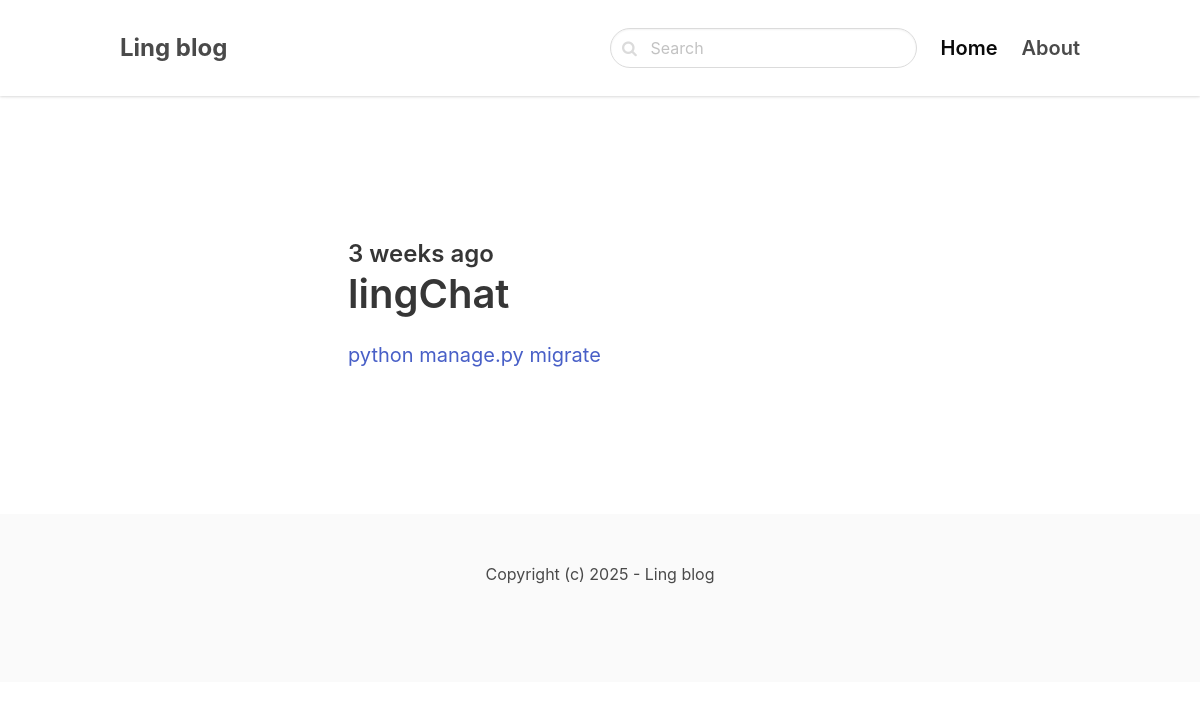
The app's page /acm/, older data.
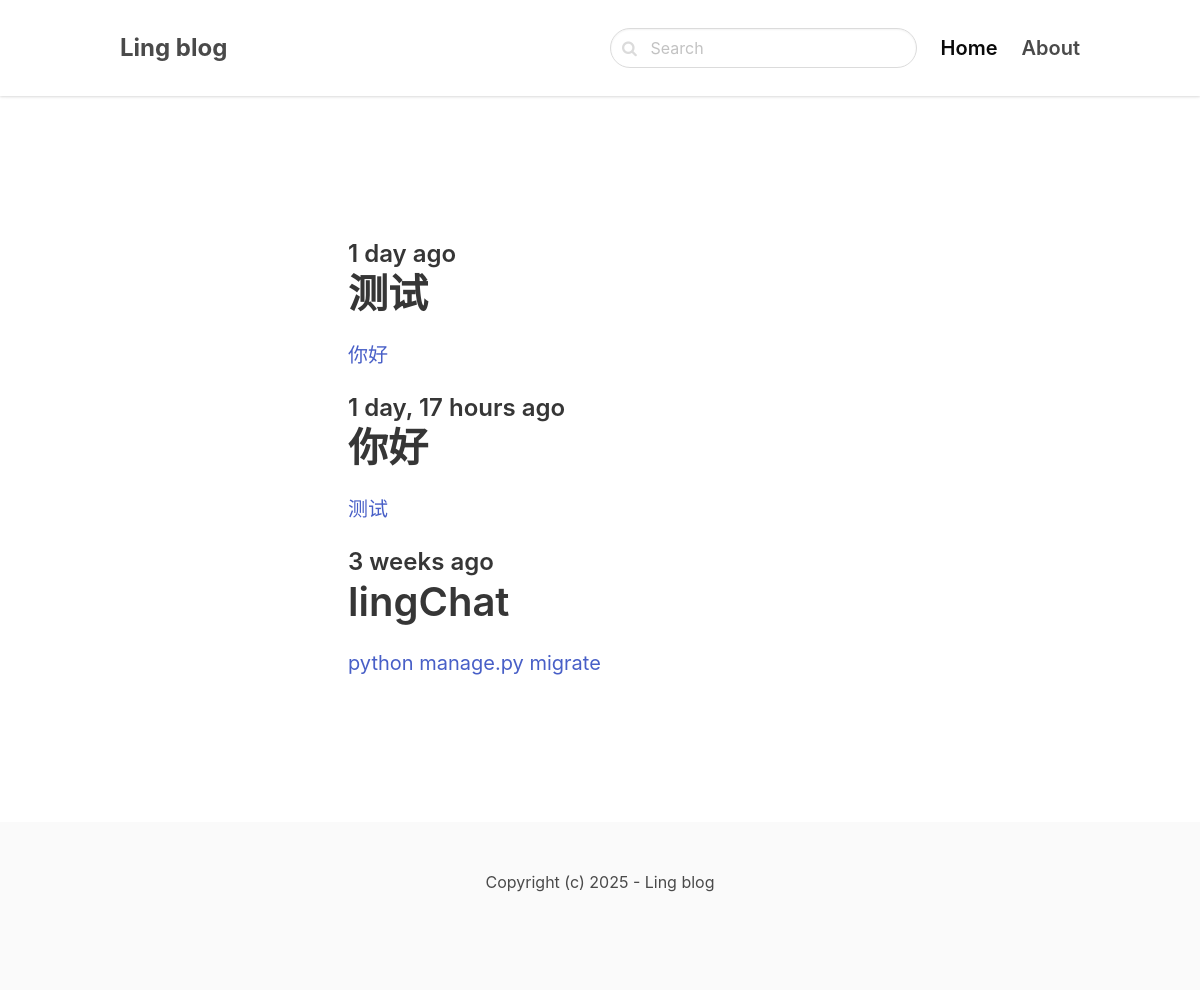
The same page, newer data.
### blog/models.py (models this page shows, shortened)
class Post(models.Model):
    ACTIVE = 'active'
    DRAFT = 'draft'
    CHOICES_STATUS = (
        (ACTIVE, '发布'),
        (DRAFT, '草稿')
    )
    status = models.CharField(
        max_length=10,
        choices=CHOICES_STATUS,
        default=DRAFT  # 默认草稿
    )
    category = models.ForeignKey(Category, related_name='posts', on_delete=models.CASCADE)
    title = models.CharField(max_length=255)
    slug = models.SlugField(unique=True)  # 确保唯一性
    intro = models.TextField()
    body = models.TextField()
    created_time = models.DateTimeField(auto_now_add=True)
    image = models.ImageField(upload_to='uploads/', blank=True, null=True)
    class Meta:
        ordering = ('-created_time',)

### blog/views.py (the view)
# urls.py: path('<slug:slug>/',views.category,name='category_detail'),
def category(request,slug):
    category = get_object_or_404(Category,slug=slug)
    posts = category.posts.filter(status=Post.ACTIVE)
    return render(request,'blog/category.html',{'category':category,'posts':posts})

### blog/templates/blog/category.html (shortened to what this page needs)
{% extends 'core/base.html' %}
{% block content %}
    <section class="hero">
        <div class="hero-body">
            <div class="container">
                <section class="section">
                    <div class="columns">
                        <div class="column is-8 is-offset-2">
                            {% for post in posts %}
                                <div class="content is-medium">
                                    <a href="{% url 'post_detail' post.category.slug post.slug %}">
                                        <h2 class="subtitle is-4">{{ post.created_time|timesince }} ago</h2>
                                        <h1 class="title">{{ post.title }}</h1>
                                        <p>{{ post.intro }}</p>
                                    </a>
                                </div>
                            {% empty %}
                                <div class="content">
                                    <p>There is no posts in this category...</p>
                                </div>
                            {% endfor %}
                        </div>
                    </div>
                </section>
            </div>
        </div>
    </section>
{% endblock %}

Row changes from the older to the newer data that the page shows:
added Post: created_time "1 day", title "测试", intro "你好"
added Post: created_time "1 day, 17 hours", title "你好", intro "测试"
